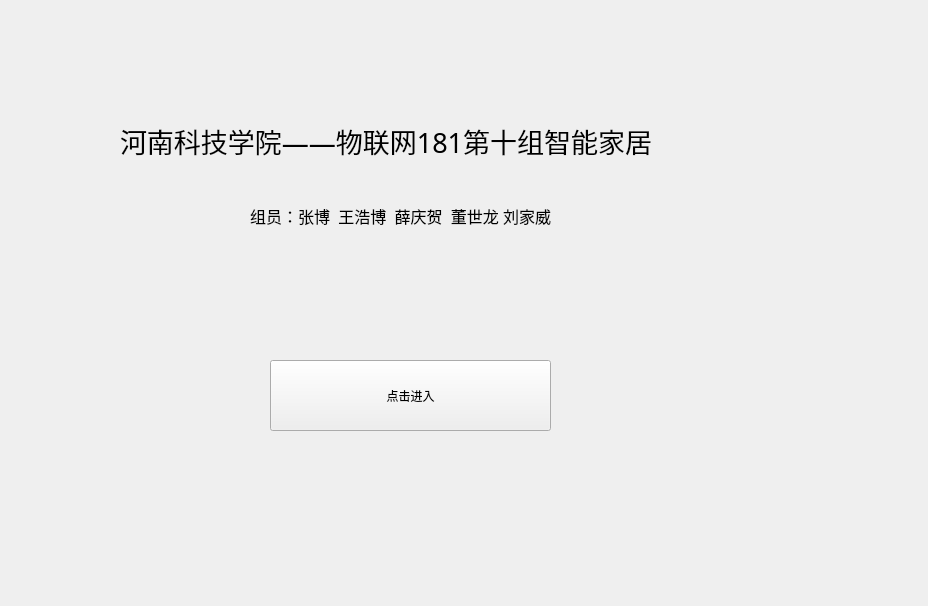
<?xml version="1.0" encoding="UTF-8"?>
<ui version="4.0">
 <class>Widget</class>
 <widget class="QWidget" name="Widget">
  <property name="geometry">
   <rect>
    <x>0</x>
    <y>0</y>
    <width>928</width>
    <height>606</height>
   </rect>
  </property>
  <property name="windowTitle">
   <string>Widget</string>
  </property>
  <widget class="QStackedWidget" name="stackedWidget">
   <property name="geometry">
    <rect>
     <x>70</x>
     <y>40</y>
     <width>731</width>
     <height>511</height>
    </rect>
   </property>
   <property name="currentIndex">
    <number>0</number>
   </property>
   <widget class="QWidget" name="page">
    <widget class="QLabel" name="label">
     <property name="geometry">
      <rect>
       <x>50</x>
       <y>40</y>
       <width>611</width>
       <height>121</height>
      </rect>
     </property>
     <property name="font">
      <font>
       <family>Agency FB</family>
       <pointsize>20</pointsize>
      </font>
     </property>
     <property name="text">
      <string>河南科技学院——物联网181第十组智能家居</string>
     </property>
    </widget>
    <widget class="QLabel" name="label_2">
     <property name="geometry">
      <rect>
       <x>180</x>
       <y>140</y>
       <width>341</width>
       <height>71</height>
      </rect>
     </property>
     <property name="font">
      <font>
       <family>Agency FB</family>
       <pointsize>12</pointsize>
      </font>
     </property>
     <property name="text">
      <string>组员：张博  王浩博  薛庆贺  董世龙 刘家威</string>
     </property>
    </widget>
    <widget class="QPushButton" name="connBtn">
     <property name="geometry">
      <rect>
       <x>200</x>
       <y>320</y>
       <width>281</width>
       <height>71</height>
      </rect>
     </property>
     <property name="text">
      <string>点击进入</string>
     </property>
    </widget>
   </widget>
   <widget class="QWidget" name="page_2">
    <widget class="QLabel" name="label_3">
     <property name="geometry">
      <rect>
       <x>270</x>
       <y>30</y>
       <width>111</width>
       <height>91</height>
      </rect>
     </property>
     <property name="font">
      <font>
       <family>Agency FB</family>
       <pointsize>20</pointsize>
      </font>
     </property>
     <property name="text">
      <string>主页面</string>
     </property>
    </widget>
    <widget class="QLabel" name="label_4">
     <property name="geometry">
      <rect>
       <x>210</x>
       <y>230</y>
       <width>151</width>
       <height>41</height>
      </rect>
     </property>
     <property name="font">
      <font>
       <family>Agency FB</family>
       <pointsize>12</pointsize>
      </font>
     </property>
     <property name="text">
      <string>数据界面</string>
     </property>
    </widget>
    <widget class="QLabel" name="label_5">
     <property name="geometry">
      <rect>
       <x>200</x>
       <y>320</y>
       <width>151</width>
       <height>31</height>
      </rect>
     </property>
     <property name="font">
      <font>
       <family>Agency FB</family>
       <pointsize>12</pointsize>
      </font>
     </property>
     <property name="text">
      <string>智能家居界面</string>
     </property>
    </widget>
    <widget class="QPushButton" name="mainBtn1">
     <property name="geometry">
      <rect>
       <x>380</x>
       <y>230</y>
       <width>211</width>
       <height>51</height>
      </rect>
     </property>
     <property name="text">
      <string>点击进入</string>
     </property>
    </widget>
    <widget class="QPushButton" name="mainBtn2">
     <property name="geometry">
      <rect>
       <x>380</x>
       <y>310</y>
       <width>211</width>
       <height>51</height>
      </rect>
     </property>
     <property name="text">
      <string>点击进入</string>
     </property>
    </widget>
    <widget class="QPushButton" name="mainquit">
     <property name="geometry">
      <rect>
       <x>490</x>
       <y>430</y>
       <width>171</width>
       <height>61</height>
      </rect>
     </property>
     <property name="text">
      <string>退出</string>
     </property>
    </widget>
    <widget class="QLineEdit" name="messageedit">
     <property name="geometry">
      <rect>
       <x>210</x>
       <y>130</y>
       <width>271</width>
       <height>41</height>
      </rect>
     </property>
    </widget>
   </widget>
   <widget class="QWidget" name="page_3">
    <widget class="QLabel" name="label_6">
     <property name="geometry">
      <rect>
       <x>150</x>
       <y>40</y>
       <width>421</width>
       <height>111</height>
      </rect>
     </property>
     <property name="font">
      <font>
       <family>Agency FB</family>
       <pointsize>20</pointsize>
      </font>
     </property>
     <property name="text">
      <string>温湿度、烟雾浓度数据查看</string>
     </property>
    </widget>
    <widget class="QLineEdit" name="dataedit1">
     <property name="geometry">
      <rect>
       <x>260</x>
       <y>150</y>
       <width>321</width>
       <height>31</height>
      </rect>
     </property>
    </widget>
    <widget class="QLineEdit" name="dataedit2">
     <property name="geometry">
      <rect>
       <x>260</x>
       <y>220</y>
       <width>321</width>
       <height>31</height>
      </rect>
     </property>
    </widget>
    <widget class="QLineEdit" name="dataedit3">
     <property name="geometry">
      <rect>
       <x>260</x>
       <y>290</y>
       <width>321</width>
       <height>31</height>
      </rect>
     </property>
    </widget>
    <widget class="QLabel" name="label_7">
     <property name="geometry">
      <rect>
       <x>190</x>
       <y>160</y>
       <width>51</width>
       <height>21</height>
      </rect>
     </property>
     <property name="font">
      <font>
       <family>Agency FB</family>
       <pointsize>12</pointsize>
      </font>
     </property>
     <property name="text">
      <string>温度</string>
     </property>
    </widget>
    <widget class="QLabel" name="label_8">
     <property name="geometry">
      <rect>
       <x>190</x>
       <y>220</y>
       <width>51</width>
       <height>31</height>
      </rect>
     </property>
     <property name="font">
      <font>
       <family>Agency FB</family>
       <pointsize>12</pointsize>
      </font>
     </property>
     <property name="text">
      <string>湿度</string>
     </property>
    </widget>
    <widget class="QLabel" name="label_9">
     <property name="geometry">
      <rect>
       <x>150</x>
       <y>280</y>
       <width>101</width>
       <height>31</height>
      </rect>
     </property>
     <property name="font">
      <font>
       <family>Agency FB</family>
       <pointsize>12</pointsize>
      </font>
     </property>
     <property name="text">
      <string>烟雾浓度</string>
     </property>
    </widget>
    <widget class="QPushButton" name="secquit">
     <property name="geometry">
      <rect>
       <x>490</x>
       <y>430</y>
       <width>171</width>
       <height>61</height>
      </rect>
     </property>
     <property name="text">
      <string>返回</string>
     </property>
    </widget>
   </widget>
   <widget class="QWidget" name="page_4">
    <widget class="QLabel" name="label_10">
     <property name="geometry">
      <rect>
       <x>220</x>
       <y>40</y>
       <width>321</width>
       <height>91</height>
      </rect>
     </property>
     <property name="font">
      <font>
       <family>Agency FB</family>
       <pointsize>20</pointsize>
      </font>
     </property>
     <property name="text">
      <string>智能家具控制界面</string>
     </property>
    </widget>
    <widget class="QLabel" name="label_11">
     <property name="geometry">
      <rect>
       <x>130</x>
       <y>210</y>
       <width>111</width>
       <height>41</height>
      </rect>
     </property>
     <property name="font">
      <font>
       <family>Agency FB</family>
       <pointsize>12</pointsize>
      </font>
     </property>
     <property name="text">
      <string>智能小灯</string>
     </property>
    </widget>
    <widget class="QLabel" name="label_12">
     <property name="geometry">
      <rect>
       <x>450</x>
       <y>215</y>
       <width>91</width>
       <height>31</height>
      </rect>
     </property>
     <property name="font">
      <font>
       <family>Agency FB</family>
       <pointsize>12</pointsize>
      </font>
     </property>
     <property name="text">
      <string>智能音响</string>
     </property>
    </widget>
    <widget class="QPushButton" name="LEDOPEN">
     <property name="geometry">
      <rect>
       <x>20</x>
       <y>270</y>
       <width>121</width>
       <height>51</height>
      </rect>
     </property>
     <property name="text">
      <string>打开</string>
     </property>
    </widget>
    <widget class="QPushButton" name="LEDOFF">
     <property name="geometry">
      <rect>
       <x>170</x>
       <y>270</y>
       <width>131</width>
       <height>51</height>
      </rect>
     </property>
     <property name="text">
      <string>关闭</string>
     </property>
    </widget>
    <widget class="QPushButton" name="BUZZEROPEN">
     <property name="geometry">
      <rect>
       <x>360</x>
       <y>270</y>
       <width>121</width>
       <height>51</height>
      </rect>
     </property>
     <property name="text">
      <string>音乐1</string>
     </property>
    </widget>
    <widget class="QPushButton" name="BUZZEROFF">
     <property name="geometry">
      <rect>
       <x>510</x>
       <y>270</y>
       <width>131</width>
       <height>51</height>
      </rect>
     </property>
     <property name="text">
      <string>音乐2</string>
     </property>
    </widget>
    <widget class="QPushButton" name="lastquit">
     <property name="geometry">
      <rect>
       <x>490</x>
       <y>430</y>
       <width>171</width>
       <height>61</height>
      </rect>
     </property>
     <property name="text">
      <string>返回</string>
     </property>
    </widget>
   </widget>
  </widget>
 </widget>
 <layoutdefault spacing="6" margin="11"/>
 <resources/>
 <connections/>
</ui>
